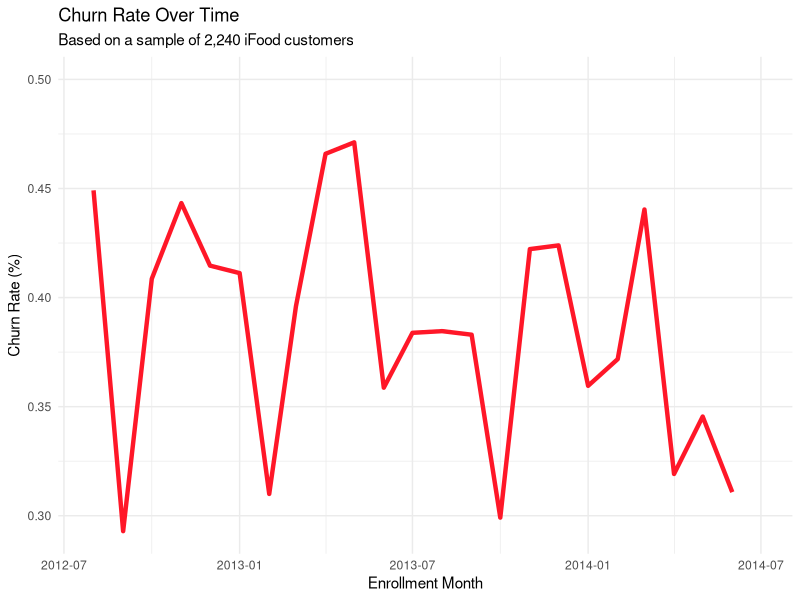
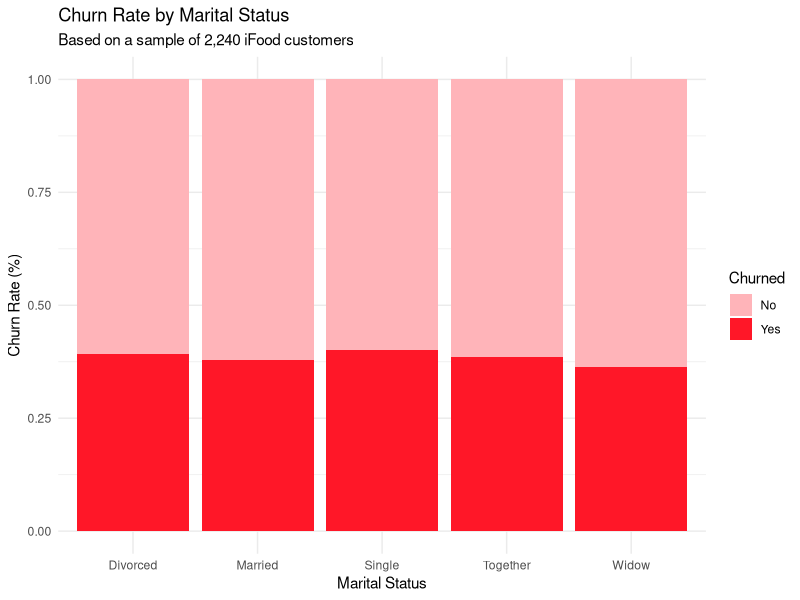
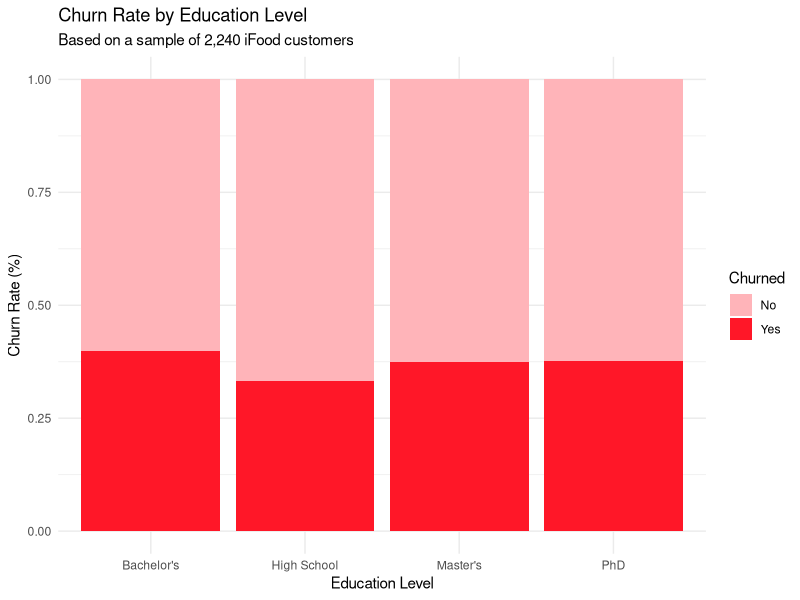
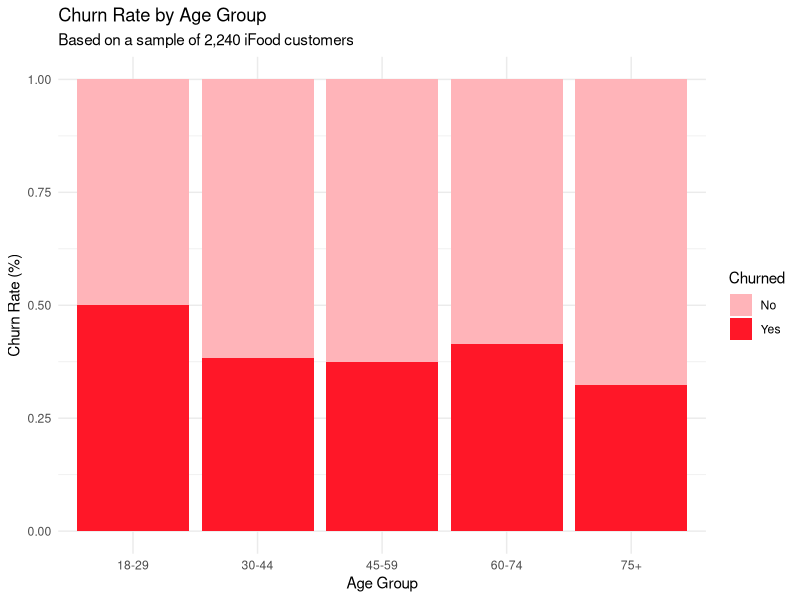
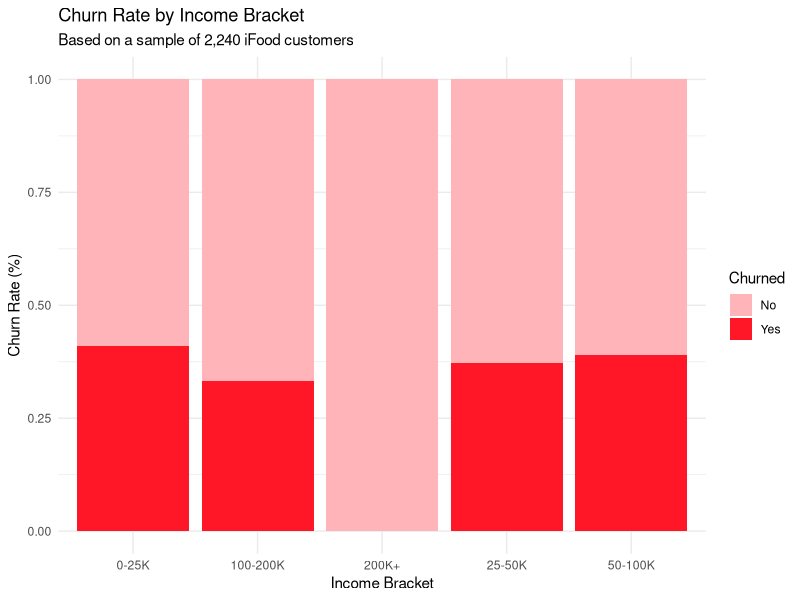
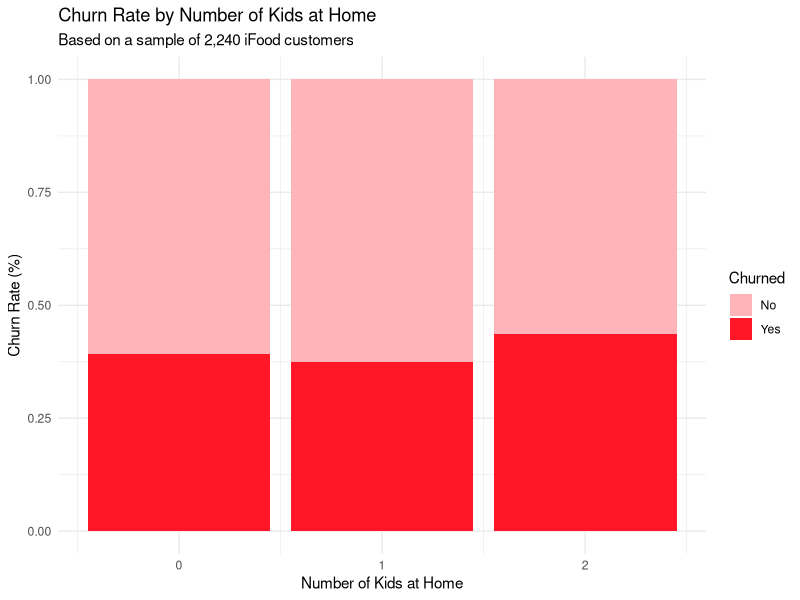
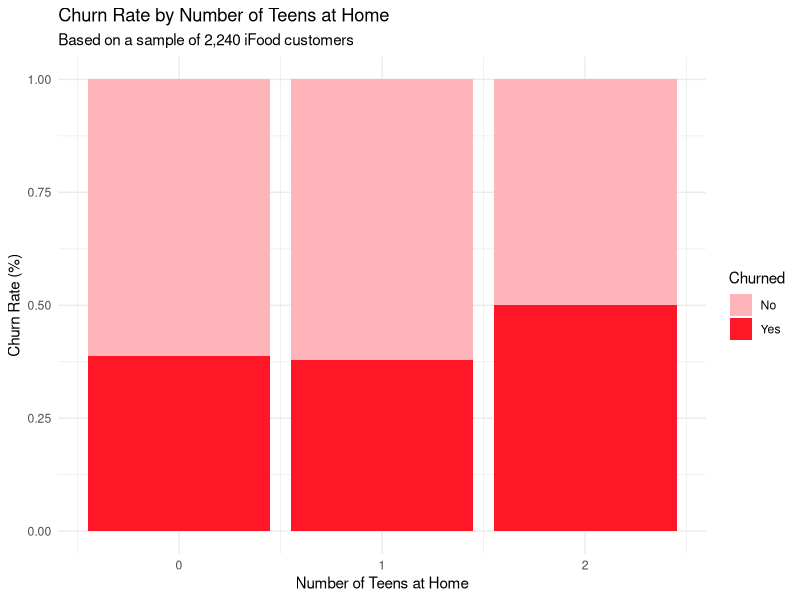

The R script that drew these images, in order:
## ---- chunk 1

# Load packages and wrangled/cleaned data

library(tidyverse)
ifood <- read_csv('ifood_cleaned.csv', show_col_types = FALSE)

## ---- chunk 2
#| content: valuebox
#| title: "Average Recency"
#| icon: "clock"
#| color: "#ff1728"
round(mean(ifood$Recency), 1)
## ---- chunk 3
#| content: valuebox
#| title: "Current Churn Rate"
#| icon: "calendar"
#| color: "#ff1728"
paste0(round(mean(ifood$Churned == "Yes") * 100, 1), "%")
## ---- chunk 4
#| content: valuebox
#| title: "# of Complaints"
#| icon: "emoji-frown"
#| color: "#ff1728"
sum(ifood$Complain == "Yes", na.rm = TRUE)
## ---- chunk 5
#| fig-width: 5
#| fig-height: 4
# Churn rate over time
ifood |> 
  mutate(month = floor_date(Dt_Customer, "month")) |> 
  count(month, Churned) |> 
  group_by(month) |> 
  mutate(prop = n / sum(n)) |> 
  filter(Churned == "Yes") |> 
  ggplot(aes(x = month, y = prop)) +
  geom_line(color = '#ff1728', size = 1.5) + 
  scale_x_date(limits = c(min(ifood$Dt_Customer), max(ifood$Dt_Customer))) +
  labs(
    title = "Churn Rate Over Time",
    x = 'Enrollment Month',
    y = 'Churn Rate (%)',
    subtitle = 'Based on a sample of 2,240 iFood customers'
  ) +
  theme_minimal()

## ---- chunk 6
#| title: Marital Status
#| fig-width: 5
#| fig-height: 4
ifood |> 
  filter(!is.na(Marital_Status)) |> 
  count(Marital_Status, Churned) |> 
  group_by(Marital_Status) |> 
  mutate(prop = n / sum(n)) |> 
  ggplot(aes(
    x = Marital_Status, 
    y = n, 
    fill = Churned
  )) +
  geom_col(position = "fill") +
  scale_fill_manual(values = c("No" = "#ffb4b9", "Yes" = "#ff1728")) +
  labs(x = "Marital Status", y = "Churn Rate (%)", title = "Churn Rate by Marital Status", subtitle = 'Based on a sample of 2,240 iFood customers')+ 
  theme_minimal()
## ---- chunk 7
#| title: Education
#| fig-width: 5
#| fig-height: 4
ifood |> 
  filter(!is.na(Education)) |> 
  count(Education, Churned) |> 
  group_by(Education) |> 
  mutate(prop = n / sum(n)) |> 
  ggplot(aes(
    x = Education, 
    y = n, 
    fill = Churned
  )) +
  geom_col(position = "fill") +
  scale_fill_manual(values = c("No" = "#ffb4b9", "Yes" = "#ff1728")) +
  labs(x = "Education Level", y = "Churn Rate (%)", title = "Churn Rate by Education Level", subtitle = 'Based on a sample of 2,240 iFood customers')+ 
  theme_minimal()
## ---- chunk 8
#| title: Age Group
#| fig-width: 5
#| fig-height: 4

ifood |> 
  filter(!is.na(age_group)) |> 
  count(age_group, Churned) |> 
  group_by(age_group) |> 
  mutate(prop = n / sum(n)) |> 
  ggplot(aes(
    x = age_group, 
    y = n, 
    fill = Churned
  )) +
  geom_col(position = "fill") +
  scale_fill_manual(values = c("No" = "#ffb4b9", "Yes" = "#ff1728")) +
  labs(x = "Age Group", y = "Churn Rate (%)", title = "Churn Rate by Age Group", subtitle = 'Based on a sample of 2,240 iFood customers')+ 
  theme_minimal()
## ---- chunk 9
#| title: Income Bracket
#| fig-width: 5
#| fig-height: 4

ifood |> 
  filter(!is.na(income_bracket)) |> 
  count(income_bracket, Churned) |> 
  group_by(income_bracket) |> 
  mutate(prop = n / sum(n)) |> 
  ggplot(aes(
    x = income_bracket, 
    y = n, 
    fill = Churned
  )) +
  geom_col(position = "fill") +
  scale_fill_manual(values = c("No" = "#ffb4b9", "Yes" = "#ff1728")) +
  labs(x = "Income Bracket", y = "Churn Rate (%)", title = "Churn Rate by Income Bracket", subtitle = 'Based on a sample of 2,240 iFood customers')+ 
  theme_minimal()
## ---- chunk 10

#| title: Number of Kids
#| fig-width: 5
#| fig-height: 4


ifood |> 
  filter(!is.na(Complain)) |> 
  count(Kidhome, Churned) |> 
  group_by(Kidhome) |> 
  mutate(prop = n / sum(n)) |> 
  ggplot(aes(
    x = Kidhome, 
    y = n, 
    fill = Churned
  )) +
  geom_col(position = "fill") +
  scale_fill_manual(values = c("No" = "#ffb4b9", "Yes" = "#ff1728")) +
  labs(x = "Number of Kids at Home", y = "Churn Rate (%)", title = "Churn Rate by Number of Kids at Home", subtitle = 'Based on a sample of 2,240 iFood customers')+ 
  theme_minimal()
## ---- chunk 11

#| title: Number of Teens
#| fig-width: 5
#| fig-height: 4

ifood |> 
  filter(!is.na(Complain)) |> 
  count(Teenhome, Churned) |> 
  group_by(Teenhome) |> 
  mutate(prop = n / sum(n)) |> 
  ggplot(aes(
    x = Teenhome, 
    y = n, 
    fill = Churned
  )) +
  geom_col(position = "fill") +
  scale_fill_manual(values = c("No" = "#ffb4b9", "Yes" = "#ff1728")) +
  labs(x = "Number of Teens at Home", y = "Churn Rate (%)", title = "Churn Rate by Number of Teens at Home", subtitle = 'Based on a sample of 2,240 iFood customers')+ 
  theme_minimal()


